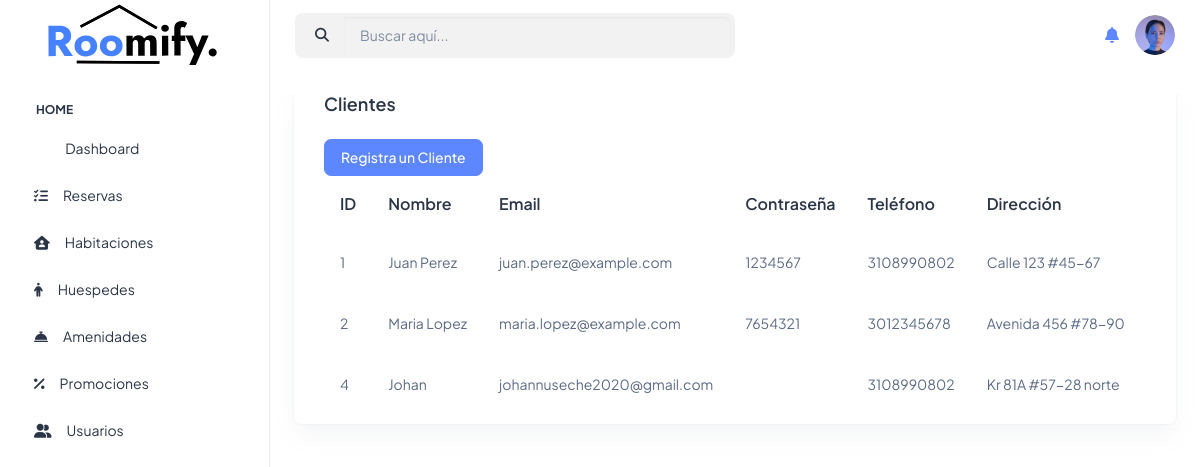
The page /programas/huespedes/index.php on the database its author committed.
### tables this page shows
CREATE TABLE `clientes` (
  `id_cliente` int(11) NOT NULL,
  `nombre_cliente` varchar(50) DEFAULT NULL,
  `email_cliente` varchar(100) DEFAULT NULL,
  `contrasena_cliente` varchar(200) DEFAULT NULL,
  `telefono_cliente` varchar(15) DEFAULT NULL,
  `direccion_cliente` varchar(100) DEFAULT NULL,
  `fecha_nacimiento_cliente` date DEFAULT NULL,
  `fecha_registro_cliente` date DEFAULT NULL
);

### programas/huespedes/index.php (the view, shortened to what this page needs)
<?php
include("../../conexion.php");
$sentencia = $conexion->prepare("SELECT * FROM clientes");
$sentencia->execute();
$clientes = $sentencia->fetchAll(PDO::FETCH_ASSOC);
?>
<!doctype html>
<html lang="en">
<head>
    <link rel="stylesheet" href="../../assets/css/styles.min.css" />
    <link rel="stylesheet" href="https://cdnjs.cloudflare.com/ajax/libs/font-awesome/6.5.1/css/all.min.css">
</head>
<body>
    <div class="page-wrapper" id="main-wrapper" data-layout="vertical" data-navbarbg="skin6" data-sidebartype="full"
        data-sidebar-position="fixed" data-header-position="fixed">
        <aside class="left-sidebar">
      <div>
        <div class="brand-logo d-flex align-items-center justify-content-center">
          <a href="./index.html" class="text-nowrap logo-img">
            <img src="../../assets/images/logos/roomify-logo.svg" width="180" alt="" />
          </a>
        </div>
        <nav class="sidebar-nav scroll-sidebar" data-simplebar="">
          <ul id="sidebarnav">
            <li class="nav-small-cap">
              <span class="hide-menu">Home</span>
            </li>
            <li class="sidebar-item">
              <a class="sidebar-link" href="../index.html" aria-expanded="false">
                <span>
                  <i class="ti ti-layout-dashboard"></i>
                </span>
                <span class="hide-menu">Dashboard</span>
              </a>
            </li>
            <li class="sidebar-item">
              <a class="sidebar-link" href="../programas/" aria-expanded="false">
                <span>
                  <i class="fa-solid fa-list-check"></i>
                </span>
                <span class="hide-menu">Reservas</span>
              </a>
            </li>
            <li class="sidebar-item">
              <a class="sidebar-link" href="../rooms/index.php" aria-expanded="false">
                <span>
                  <i class="fa-solid fa-house-user"></i>
                </span>
                <span class="hide-menu">Habitaciones</span>
              </a>
            </li>
            <li class="sidebar-item">
              <a class="sidebar-link" href="../huespedes/index.php" aria-expanded="false">
                <span>
                  <i class="fa-solid fa-person"></i>
                </span>
                <span class="hide-menu">Huespedes</span>
              </a>
            </li>
            <li class="sidebar-item">
              <a class="sidebar-link" href="../amenidades.html" aria-expanded="false">
                <span>
                  <i class="fa-solid fa-bell-concierge"></i>
                </span>
                <span class="hide-menu">Amenidades</span>
              </a>
            </li>
            <li class="sidebar-item">
              <a class="sidebar-link" href="../promo/index.php" aria-expanded="false">
                <span>
                  <i class="fa-solid fa-percent"></i>
                </span>
                <span class="hide-menu">Promociones</span>
              </a>
            </li>
            <li class="sidebar-item">
              <a class="sidebar-link" href="../usuarios/index.php" aria-expanded="false">
                <span>
                  <i class="fa-solid fa-user-group"></i>
                </span>
                <span class="hide-menu">Usuarios</span>
              </a>
            </li>
          </ul>
        </nav>
      </div>
    </aside>
        <div class="body-wrapper">
            <header class="app-header">
            <div class="d-flex justify-content-between align-items-center mb-4">
    <div class="search-bar d-flex align-items-center w-50">
        <div class="input-group" style="background-color: #f2f2f2; border-radius: 8px; padding: 4px;">
            <span class="input-group-text bg-transparent border-0">
                <i class="fas fa-search text-dark"></i>
            </span>
            <input type="text" class="form-control border-0 bg-transparent text-dark" placeholder="Buscar aquí...">
        </div>
    </div>
                <nav class="navbar navbar-expand-lg navbar-light">
                    <div class="navbar-collapse justify-content-end px-0" id="navbarNav">
                        <ul class="navbar-nav flex-row ms-auto align-items-center justify-content-end">
        <div class="actions d-flex align-items-center">
            <a href="#" class="me-3">
                <i class="fas fa-bell fs-4"></i>
            </a>
            <a href="#" class="profile-icon">
                <img src="../../assets/images/logos/Ellipse.png" alt="Perfil" class="rounded-circle" width="40">
            </a>
        </div>
    </div>
            </header>
            <div class="container-fluid">
                <div class="container-content">
                    <div class="row">
                        <div class="col-lg-12 d-flex align-items-stretch">
                            <div class="card w-100">
                                <div class="card-body py-2">
                                    <h4 class="card-title fw-semibold mb-4">Clientes</h4>
                                    <div class="table-responsive">
                                    <div class="btn-create">
                                            <a href="./crear.php" class="btn btn-primary text-white">Registra un Cliente</a>
                                        </div>
                                        <table class="table text-nowrap mb-0 align-middle">
                                            <thead class="text-dark fs-4">
                                                <tr>
                                                    <th class="border-bottom-0">ID</th>
                                                    <th class="border-bottom-0">Nombre</th>
                                                    <th class="border-bottom-0">Email</th>
                                                    <th class="border-bottom-0">Contraseña</th>
                                                    <th class="border-bottom-0">Teléfono</th>
                                                    <th class="border-bottom-0">Dirección</th>
                                                    <th class="border-bottom-0">Fecha de Nacimiento</th>
                                                </tr>
                                            </thead>
                                            <tbody>
                                                <?php foreach ($clientes as $cliente) { ?>
                                                    <tr>
                                                        <td class="border-bottom-0"><?php echo $cliente["id_cliente"]; ?></td>
                                                        <td class="border-bottom-0"><?php echo $cliente["nombre_cliente"]; ?></td>
                                                        <td class="border-bottom-0"><?php echo $cliente["email_cliente"]; ?></td>
                                                        <td class="border-bottom-0"><?php echo $cliente["contrasena_cliente"]; ?></td>
                                                        <td class="border-bottom-0"><?php echo $cliente["telefono_cliente"]; ?></td>
                                                        <td class="border-bottom-0"><?php echo $cliente["direccion_cliente"]; ?></td>
                                                        <td class="border-bottom-0"><?php echo $cliente["fecha_nacimiento_cliente"]; ?></td>
                                                    </tr>
                                                <?php } ?>
                                            </tbody>
                                        </table>
                                    </div>
                                </div>
                            </div>
                        </div>
                    </div>
                </div>
            </div>
        </div>
    </div>
</body>
</html>

### rows shown on the page
clientes: id_cliente "1", nombre_cliente "Juan Perez", email_cliente "juan.perez@example.com", contrasena_cliente "1234567", telefono_cliente "3108990802", direccion_cliente "Calle 123 #45-67"
clientes: id_cliente "2", nombre_cliente "Maria Lopez", email_cliente "maria.lopez@example.com", contrasena_cliente "7654321", telefono_cliente "3012345678", direccion_cliente "Avenida 456 #78-90"
clientes: id_cliente "4", nombre_cliente "Johan", email_cliente "johannuseche2020@gmail.com", telefono_cliente "3108990802", direccion_cliente "Kr 81A #57-28 norte"
